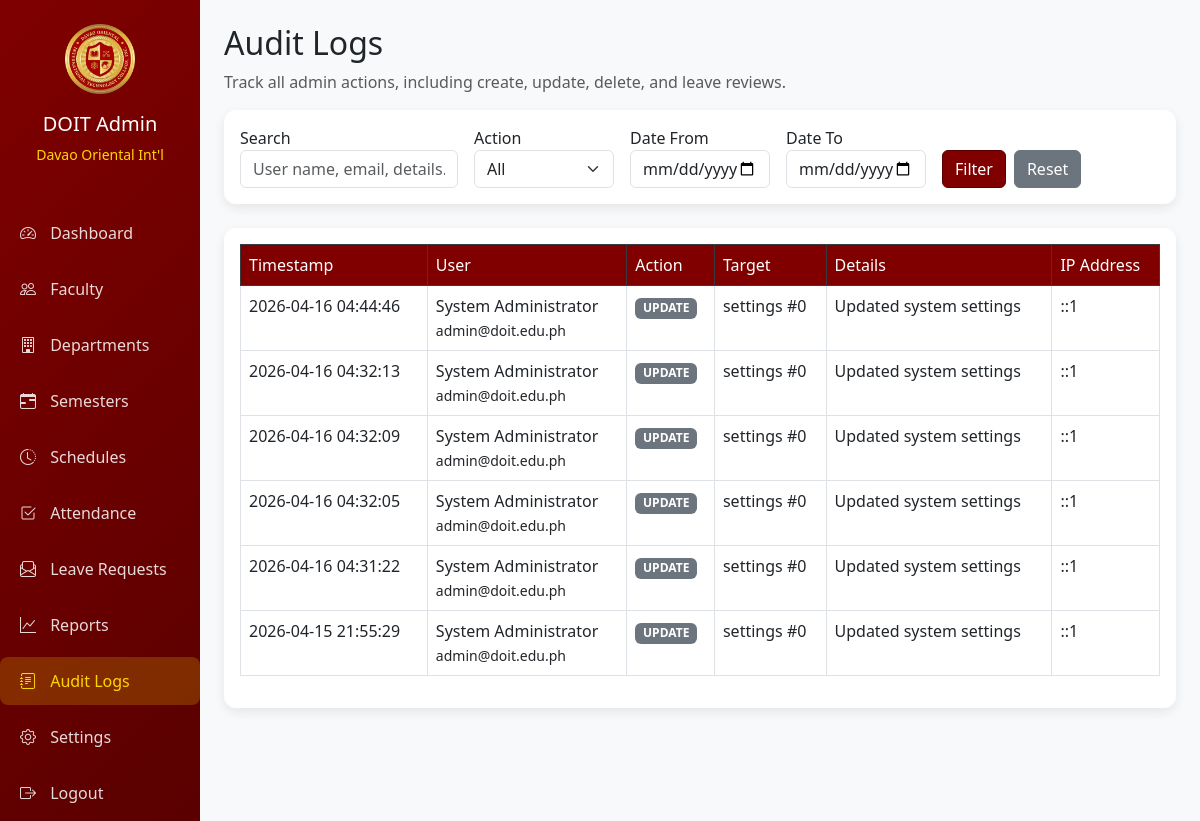
The app's page /admin/audit-logs.php (signed in) with its own data.
### tables this page shows
CREATE TABLE `settings` (
  `id` int(11) NOT NULL,
  `setting_key` varchar(100) NOT NULL,
  `setting_value` text DEFAULT NULL,
  `updated_at` timestamp NOT NULL DEFAULT current_timestamp() ON UPDATE current_timestamp()
);

CREATE TABLE `audit_logs` (
  `id` int(11) NOT NULL,
  `user_id` int(11) NOT NULL,
  `action` varchar(100) NOT NULL,
  `target_table` varchar(100) DEFAULT NULL,
  `target_id` int(11) DEFAULT NULL,
  `details` text DEFAULT NULL,
  `ip_address` varchar(45) DEFAULT NULL,
  `user_agent` text DEFAULT NULL,
  `created_at` timestamp NOT NULL DEFAULT current_timestamp()
);

CREATE TABLE `users` (
  `id` int(11) NOT NULL,
  `employee_id` varchar(50) DEFAULT NULL,
  `first_name` varchar(100) NOT NULL,
  `last_name` varchar(100) NOT NULL,
  `email` varchar(100) NOT NULL,
  `password_hash` varchar(255) NOT NULL,
  `role` enum('admin','faculty') DEFAULT 'faculty',
  `department_id` int(11) DEFAULT NULL,
  `position` varchar(100) DEFAULT NULL,
  `hire_date` date DEFAULT NULL,
  `contact_number` varchar(20) DEFAULT NULL,
  `profile_photo` varchar(255) DEFAULT NULL,
  `status` enum('active','inactive') DEFAULT 'active',
  `leave_balance` decimal(5,2) DEFAULT 15.00,
  `last_login` timestamp NULL DEFAULT NULL,
  `created_at` timestamp NOT NULL DEFAULT current_timestamp()
);

### includes/functions.php (called while the page is built, shortened)
<?php
function formatDate($date, $format = 'M d, Y') {
    return $date ? date($format, strtotime($date)) : '';
}
function getSetting($pdo, $key) {
    $stmt = $pdo->prepare("SELECT setting_value FROM settings WHERE setting_key = ?");
    $stmt->execute([$key]);
    return $stmt->fetchColumn();
}
?>

### admin/audit-logs.php (the view, shortened to what this page needs)
<?php
require_once '../config/database.php';
require_once '../includes/functions.php';
$page = $_GET['page'] ?? 1;
$limit = 20;
$offset = ($page - 1) * $limit;
$search = $_GET['search'] ?? '';
$date_from = $_GET['date_from'] ?? '';
$date_to = $_GET['date_to'] ?? '';
$where = [];
$params = [];
$where_sql = $where ? "WHERE " . implode(" AND ", $where) : "";
$sql = "SELECT a.*, u.first_name, u.last_name, u.email
        FROM audit_logs a
        LEFT JOIN users u ON a.user_id = u.id
        $where_sql
        ORDER BY a.created_at DESC
        LIMIT $limit OFFSET $offset";
$stmt = $pdo->prepare($sql);
$stmt->execute($params);
$logs = $stmt->fetchAll();
?>
<!DOCTYPE html>
<html lang="en">
<head>
    <link href="https://cdn.jsdelivr.net/npm/bootstrap@5.3.0/dist/css/bootstrap.min.css" rel="stylesheet">
    <link href="https://cdn.jsdelivr.net/npm/bootstrap-icons@1.10.0/font/bootstrap-icons.css" rel="stylesheet">
<link rel="stylesheet" href="../assets/css/theme.css">
</head>
<body>
<div class="container-fluid">
    <div class="row">
        <div class="col-md-2 p-0"><?php include '../includes/admin-sidebar.php'; ?></div>
        <div class="col-md-10 p-4">
            <h2>Audit Logs</h2>
            <p class="text-muted">Track all admin actions, including create, update, delete, and leave reviews.</p>
            <div class="card mb-4">
                <div class="card-body">
                    <form method="GET" class="row g-3">
                        <div class="col-md-3">
                            <label>Search</label>
                            <input type="text" name="search" class="form-control" placeholder="User name, email, details..." value="<?= htmlspecialchars($search) ?>">
                        </div>
                        <div class="col-md-2">
                            <label>Action</label>
                            <select name="action" class="form-select">
                                <option value="">All</option>
                            </select>
                        </div>
                        <div class="col-md-2">
                            <label>Date From</label>
                            <input type="date" name="date_from" class="form-control" value="<?= $date_from ?>">
                        </div>
                        <div class="col-md-2">
                            <label>Date To</label>
                            <input type="date" name="date_to" class="form-control" value="<?= $date_to ?>">
                        </div>
                        <div class="col-md-3 d-flex align-items-end">
                            <button type="submit" class="btn btn-primary me-2">Filter</button>
                            <a href="audit-logs.php" class="btn btn-secondary">Reset</a>
                        </div>
                    </form>
                </div>
            </div>
            <div class="card">
                <div class="card-body">
                    <div class="table-responsive">
                        <table class="table table-bordered table-hover">
                            <thead class="table-dark">
                                <tr>
                                    <th>Timestamp</th>
                                    <th>User</th>
                                    <th>Action</th>
                                    <th>Target</th>
                                    <th>Details</th>
                                    <th>IP Address</th>
                                </tr>
                            </thead>
                            <tbody>
                                <?php if (empty($logs)): ?>
                                    <tr><td colspan="6" class="text-center">No audit logs found.</td></tr>
                                <?php else: ?>
                                    <?php foreach ($logs as $log): ?>
                                    <tr>
                                        <td><?= formatDate($log['created_at'], 'Y-m-d H:i:s') ?></td>
                                        <td>
                                            <?= htmlspecialchars($log['first_name'] . ' ' . $log['last_name']) ?><br>
                                            <small><?= htmlspecialchars($log['email']) ?></small>
                                        </td>
                                        <td><span class="badge bg-secondary"><?= htmlspecialchars($log['action']) ?></span></td>
                                        <td>
                                            <?php if ($log['target_table']): ?>
                                                <?= htmlspecialchars($log['target_table']) ?> #<?= $log['target_id'] ?>
                                            <?php else: ?>
                                                -
                                            <?php endif; ?>
                                        </td>
                                        <td><?= nl2br(htmlspecialchars($log['details'] ?? '')) ?></td>
                                        <td><?= htmlspecialchars($log['ip_address']) ?></td>
                                    </tr>
                                    <?php endforeach; ?>
                                <?php endif; ?>
                            </tbody>
                        </table>
                    </div>
                </div>
            </div>
        </div>
    </div>
</div>
</body>
</html>

### includes/admin-sidebar.php (shortened to what this page needs)
<?php
$logo_path = getSetting($pdo, 'logo_path');
?>
<div class="sidebar">
    <div class="text-center py-4">
        <?php if ($logo_path && file_exists(PROFILE_PHOTO_PATH . $logo_path)): ?>
            <img src="../assets/uploads/profile_photos/<?= htmlspecialchars($logo_path) ?>" alt="DOIT Logo" style="max-height: 70px; margin-bottom: 10px;">
        <?php else: ?>
            <i class="bi bi-calendar-check fs-1 text-white"></i>
        <?php endif; ?>
        <h5 class="text-white mt-2">DOIT Admin</h5>
        <p class="text-gold small">Davao Oriental Int'l</p>
    </div>
    <nav class="nav flex-column">
        <a class="nav-link <?= basename($_SERVER['PHP_SELF']) == 'dashboard.php' ? 'active' : '' ?>" href="dashboard.php">
            <i class="bi bi-speedometer2"></i> Dashboard
        </a>
        <a class="nav-link <?= basename($_SERVER['PHP_SELF']) == 'faculty.php' ? 'active' : '' ?>" href="faculty.php">
            <i class="bi bi-people"></i> Faculty
        </a>
        <a class="nav-link <?= basename($_SERVER['PHP_SELF']) == 'departments.php' ? 'active' : '' ?>" href="departments.php">
            <i class="bi bi-building"></i> Departments
        </a>
        <a class="nav-link <?= basename($_SERVER['PHP_SELF']) == 'semesters.php' ? 'active' : '' ?>" href="semesters.php">
            <i class="bi bi-calendar-range"></i> Semesters
        </a>
        <a class="nav-link <?= basename($_SERVER['PHP_SELF']) == 'schedules.php' ? 'active' : '' ?>" href="schedules.php">
            <i class="bi bi-clock-history"></i> Schedules
        </a>
        <a class="nav-link <?= basename($_SERVER['PHP_SELF']) == 'attendance.php' ? 'active' : '' ?>" href="attendance.php">
            <i class="bi bi-check2-square"></i> Attendance
        </a>
        <a class="nav-link <?= basename($_SERVER['PHP_SELF']) == 'leaves.php' ? 'active' : '' ?>" href="leaves.php">
            <i class="bi bi-envelope-paper"></i> Leave Requests
        </a>
        <a class="nav-link <?= basename($_SERVER['PHP_SELF']) == 'reports.php' ? 'active' : '' ?>" href="reports.php">
            <i class="bi bi-graph-up"></i> Reports
        </a>
        <a class="nav-link <?= basename($_SERVER['PHP_SELF']) == 'audit-logs.php' ? 'active' : '' ?>" href="audit-logs.php">
            <i class="bi bi-journal-text"></i> Audit Logs
        </a>
        <a class="nav-link <?= basename($_SERVER['PHP_SELF']) == 'settings.php' ? 'active' : '' ?>" href="settings.php">
            <i class="bi bi-gear"></i> Settings
        </a>
        <a class="nav-link" href="../logout.php">
            <i class="bi bi-box-arrow-right"></i> Logout
        </a>
    </nav>
</div>

### assets/css/theme.css (style rules this page uses)
:root { --maroon: #800000; --maroon-dark: #5a0000; --maroon-light: #9a1f1f; --gold: #FFD700; --gold-dark: #DAA520; --gold-light: #FFE44D; --white: #ffffff; --gray-bg: #f8f9fa; }
body { background-color: var(--gray-bg); font-family: 'Segoe UI', Roboto, 'Helvetica Neue', sans-serif; }
.sidebar { min-height: 100vh; background: linear-gradient(135deg, var(--maroon) 0%, var(--maroon-dark) 100%); }
.sidebar .nav-link { color: rgba(255, 255, 255, 0.85); padding: 12px 20px; margin: 4px 0; transition: all 0.3s; border-radius: 8px; }
.sidebar .nav-link:hover, .sidebar .nav-link.active { background: rgba(255, 215, 0, 0.2); color: var(--gold); }
.sidebar .nav-link i { margin-right: 10px; width: 24px; }
.text-gold { color: var(--gold); }
.btn-primary { background-color: var(--maroon); border-color: var(--maroon-dark); }
.card { border: none; border-radius: 12px; box-shadow: 0 4px 12px rgba(0, 0, 0, 0.08); transition: transform 0.2s, box-shadow 0.2s; }
.table thead th { background-color: var(--maroon); color: var(--white); border-bottom: none; font-weight: 500; }

### records on screen
settings: setting_value (picture)
audit_logs: created_at "2026-04-16 04:44:46", user.last_name "System Administrator", user.email "admin@doit.edu.ph", action "UPDATE", target_table "settings", target "0", details "Updated system settings", ip_address "::1"
audit_logs: created_at "2026-04-16 04:32:13", user.last_name "System Administrator", user.email "admin@doit.edu.ph", action "UPDATE", target_table "settings", target "0", details "Updated system settings", ip_address "::1"
audit_logs: created_at "2026-04-16 04:32:09", user.last_name "System Administrator", user.email "admin@doit.edu.ph", action "UPDATE", target_table "settings", target "0", details "Updated system settings", ip_address "::1"
audit_logs: created_at "2026-04-16 04:32:05", user.last_name "System Administrator", user.email "admin@doit.edu.ph", action "UPDATE", target_table "settings", target "0", details "Updated system settings", ip_address "::1"
audit_logs: created_at "2026-04-16 04:31:22", user.last_name "System Administrator", user.email "admin@doit.edu.ph", action "UPDATE", target_table "settings", target "0", details "Updated system settings", ip_address "::1"
audit_logs: created_at "2026-04-15 21:55:29", user.last_name "System Administrator", user.email "admin@doit.edu.ph", action "UPDATE", target_table "settings", target "0", details "Updated system settings", ip_address "::1"
